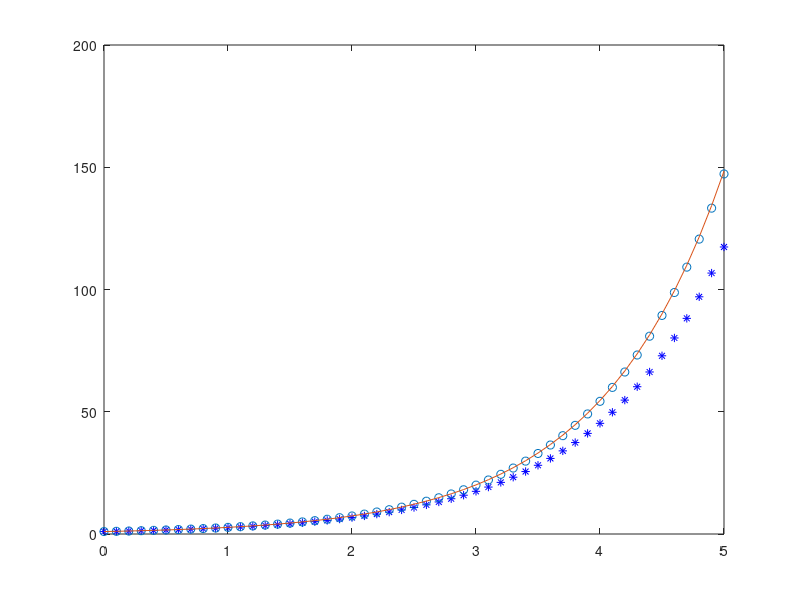

This figure's MATLAB source:
clc
clear

f=@(x,y) y;
x(1)=0;
y(1)=1;
w(1)=y(1);
h=0.1;
n=50;

for i=1:n
  x(i+1)=x(1)+i*h;
endfor

for i=1:n
  w(i+1)=w(i)+h*f(x(i),w(i)); %METODO DE EULER
endfor

for i=1:n
  z(i+1)=y(i)+h*f(x(i),y(i));
  y(i+1)=y(i)+h/2*(f(x(i),y(i))+f(x(i+1),z(i+1))); %METODO DE EULER MODIFICADO
endfor

sol_exata = e.^x;
plot(x,w,'b*',x,y,'o',x,sol_exata)
